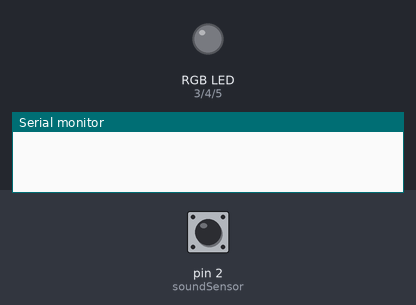
Simulated run of this sketch. Board: Arduino Uno, built with avr-gcc and run on an emulated ATmega328P. Shown: an RGB LED mixed from three pins (HIGH = lit), the last lines printed to the serial monitor. The test bench sets the inputs (shaded band); at power-on: pin 2 (soundSensor) LOW.

Above: at 1.2 s.
1.3 s: pin 2 (soundSensor) driven HIGH
At 1.84 s:
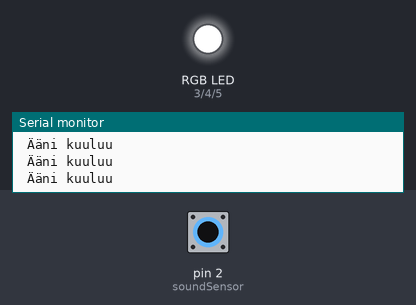
4.3 s: pin 2 (soundSensor) driven LOW
At 5.2 s:
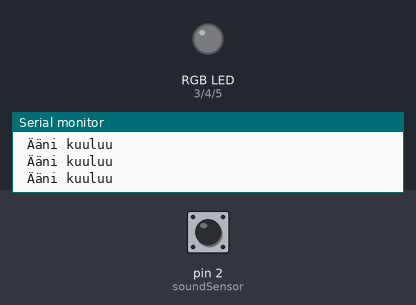
5.8 s: pin 2 (soundSensor) pulsed HIGH 2 times (0.12 s each, 0.3 s apart)
At 6.02 s:
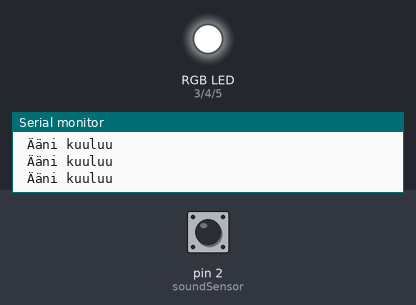
Timing chart, 0 to 8.8 s (numbered marks = the images above; inputs shaded):
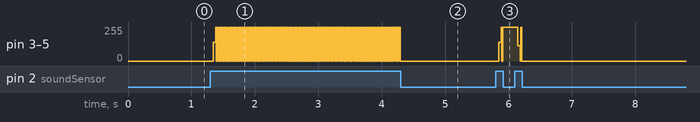

The sketch:

klapperi.ino
```cpp
const int soundSensor = 2; /* nimet eri pinneille */
const int pinLEDred = 3;
const int pinLEDgreen = 4;
const int pinLEDblue = 5;
boolean condition = false;

void setup(){
  Serial.begin(9600);
    pinMode(pinLEDred, OUTPUT); /* määritykset mitä eri pinnit tekevät */
    pinMode(pinLEDgreen, OUTPUT);
    pinMode(pinLEDblue, OUTPUT);
    pinMode(soundSensor, INPUT);
}

void loop(){
    int sensorValue = digitalRead(soundSensor); /* määrittää mitä äänisensori lukee */
      if (sensorValue == HIGH){ /* lukee äänisensorin muutoksia */
      condition = !condition; /* kääntää arvon */
      digitalWrite(pinLEDgreen, condition);
      digitalWrite(pinLEDblue, condition); /* kaikki ledit tuottavat valkoisen valon */
      digitalWrite(pinLEDred, condition);
        Serial.println (" Ääni kuuluu ");  /* printtaa serialiin jos kuuluu ääni */
     }
}
```

Measured:
- after the input at 1.3 s, pin 3 (pinLEDred), pin 4 (pinLEDgreen), pin 5 (pinLEDblue): 0/255 → 142/255 at once, then repeats every 0.03 s: 255/255 0.01 s, 0/255 0.02 s
- after the input at 4.3 s, pin 3 (pinLEDred), pin 4 (pinLEDgreen), pin 5 (pinLEDblue): stops changing and stays 0/255
- after the input at 5.8 s, pin 3 (pinLEDred), pin 4 (pinLEDgreen), pin 5 (pinLEDblue): 0/255 → 255/255 at once, → 0/255 0.30 s later
